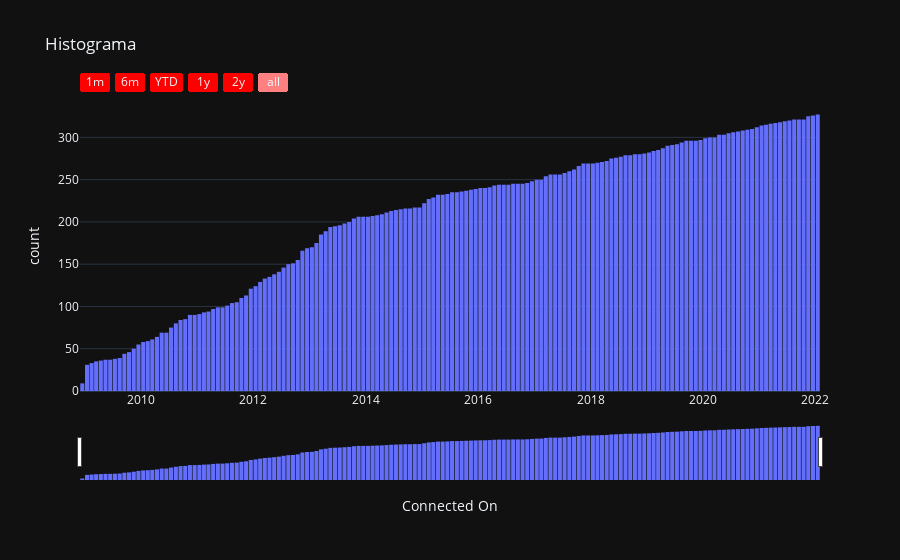

The code cell stored with this chart in its notebook:
### Markdown cell above
Now we show it again, but with data accumulated by date

### Code cell
fig3 = px.histogram(df, x="Connected On", y="First Name", histfunc="count", title="Histograma", cumulative=True,
                    template="plotly_dark")
fig3.update_traces(xbins_size="M1")
fig3.update_layout(bargap=0.1)
fig3.update_xaxes(
    rangeslider_visible=True,
    rangeselector=dict(
        buttons=list([
            dict(count=1, label="1m", step="month", stepmode="backward"),
            dict(count=6, label="6m", step="month", stepmode="backward"),
            dict(count=1, label="YTD", step="year", stepmode="todate"),
            dict(count=1, label="1y", step="year", stepmode="backward"),
            dict(count=2, label="2y", step="year", stepmode="backward"),
            dict(step="all")
        ]),
        bgcolor="#ff0000"
    )
)
fig3.show()

### Figure 1 — Plotly figure (JSON) as saved in the notebook; plotly's stock layout.template omitted (floating-point values rounded to 4 significant figures; data arrays with more than 128 entries replaced by an {"elided": "..."} marker saying what was removed)
{"data": [{"alignmentgroup": "True", "bingroup": "x", "cumulative": {"enabled": true}, "histfunc": "count", "hovertemplate": "Connected On=%{x}<br>count=%{y}<extra></extra>", "legendgroup": "", "marker": {"color": "#636efa", "pattern": {"shape": ""}}, "name": "", "offsetgroup": "", "orientation": "v", "showlegend": false, "type": "histogram", "x": {"elided": "327 str values"}, "xaxis": "x", "xbins": {"size": "M1"}, "y": {"elided": "327 str values"}, "yaxis": "y"}], "layout": {"bargap": 0.1, "barmode": "relative", "legend": {"tracegroupgap": 0}, "title": {"text": "Histograma"}, "xaxis": {"anchor": "y", "domain": [0, 1], "rangeselector": {"bgcolor": "#ff0000", "buttons": [{"count": 1, "label": "1m", "step": "month", "stepmode": "backward"}, {"count": 6, "label": "6m", "step": "month", "stepmode": "backward"}, {"count": 1, "label": "YTD", "step": "year", "stepmode": "todate"}, {"count": 1, "label": "1y", "step": "year", "stepmode": "backward"}, {"count": 2, "label": "2y", "step": "year", "stepmode": "backward"}, {"step": "all"}]}, "rangeslider": {"visible": true}, "title": {"text": "Connected On"}}, "yaxis": {"anchor": "x", "domain": [0, 1], "title": {"text": "count"}}}}
